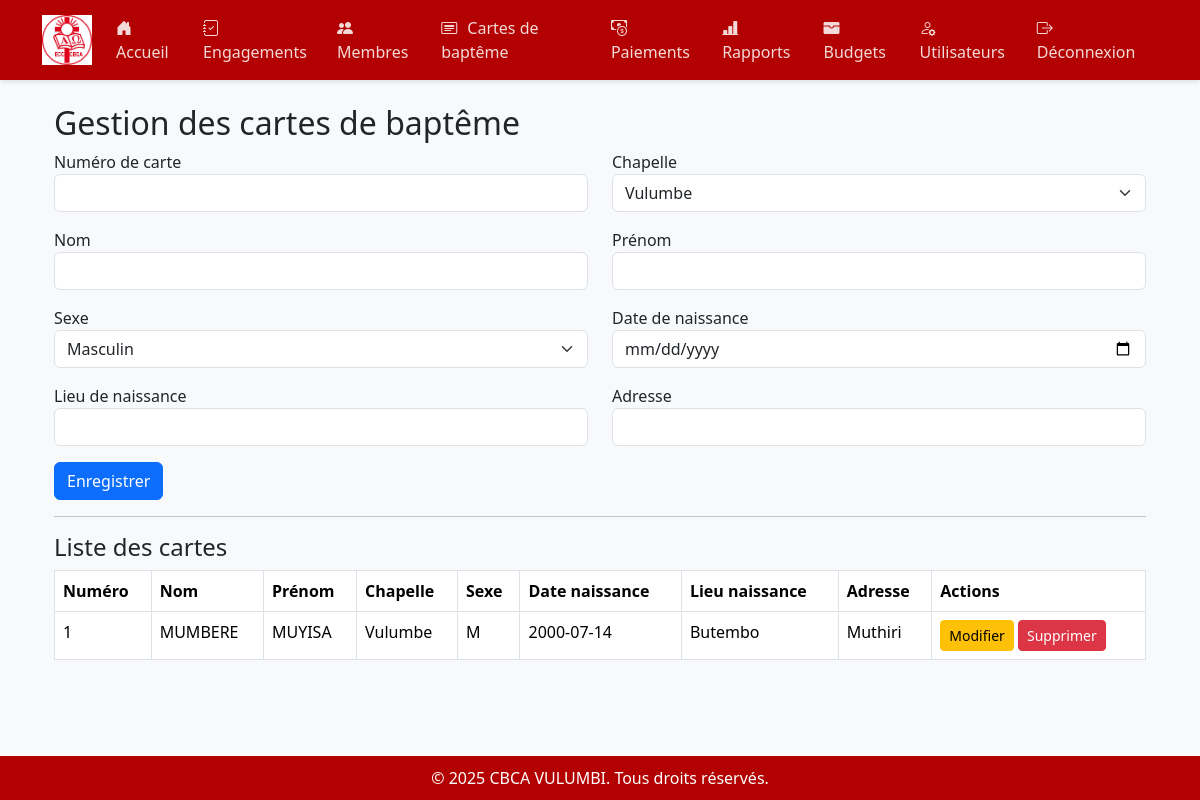
The app's page /cartes (signed in) with its own data.
### app/models.py (models this page shows)
class CarteBapteme(db.Model):
    __tablename__ = 'carte_bapteme'
    idcarte = db.Column(db.Integer, primary_key=True)
    numerocarte = db.Column(db.String(50), nullable=False, unique=True)
    chapelle = db.Column(db.String(100), nullable=False)
    nom = db.Column(db.String(100), nullable=False)
    prenom = db.Column(db.String(100), nullable=False)
    sexe = db.Column(db.String(10), nullable=False)
    datenaissance = db.Column(db.Date, nullable=False)
    lieunaissance = db.Column(db.String(100), nullable=False)
    adresse = db.Column(db.String(150), nullable=False)
    chretiens = db.relationship('Chretien', backref='carte_bapteme', lazy=True)

### app/routes.py (the view, shortened to what this page needs)
@main.route('/cartes', methods=['GET', 'POST'])
@login_required
def cartes():
    form = CarteBaptemeForm()
    cartes = CarteBapteme.query.all()
    return render_template('cartes.html', form=form, cartes=cartes)

### app/forms.py
class CarteBaptemeForm(FlaskForm):
    numerocarte = StringField('Numéro de carte', validators=[DataRequired()])
    chapelle = SelectField('Chapelle', choices=[
        ('Vulumbe', 'Vulumbe'),
        ('Kisima', 'Kisima'),
        ('Autre', 'Autre')
    ], validators=[DataRequired()])
    nom = StringField('Nom', validators=[DataRequired()])
    prenom = StringField('Prénom', validators=[DataRequired()])
    sexe = SelectField('Sexe', choices=[
        ('M', 'Masculin'),
        ('F', 'Féminin')
    ], validators=[DataRequired()])
    datenaissance = DateField('Date de naissance', validators=[DataRequired()], format='%Y-%m-%d')
    lieunaissance = StringField('Lieu de naissance', validators=[DataRequired()])
    adresse = StringField('Adresse', validators=[DataRequired()])
    submit = SubmitField('Enregistrer')

### app/__init__.py (called while the page is built)
@login_manager.user_loader
def load_user(user_id):
    return Utilisateur.query.get(int(user_id))

def create_app():
    app = Flask(__name__)
    app.config['SECRET_KEY'] = 'cbca-vulumbi-secret-key'
    app.config['SQLALCHEMY_DATABASE_URI'] = 'sqlite:///cbca.db'
    db.init_app(app)
    login_manager.init_app(app)
    migrate = Migrate(app, db)
    from .routes import main
    app.register_blueprint(main)
    @app.context_processor
    def inject_now():
        return {'now': datetime.now()}
    login_manager.login_view = 'main.login'
    return app

### app/templates/cartes.html (shortened to what this page needs)
{% extends "base.html" %}
{% block content %}
<div class="container mt-4">
    <h2>Gestion des cartes de baptême</h2>
    <form method="POST">
        <div class="row">
            <div class="col-md-6 mb-3">{{ form.numerocarte.label }}{{ form.numerocarte(class="form-control") }}</div>
            <div class="col-md-6 mb-3">{{ form.chapelle.label }}{{ form.chapelle(class="form-select") }}</div>
            <div class="col-md-6 mb-3">{{ form.nom.label }}{{ form.nom(class="form-control") }}</div>
            <div class="col-md-6 mb-3">{{ form.prenom.label }}{{ form.prenom(class="form-control") }}</div>
            <div class="col-md-6 mb-3">{{ form.sexe.label }}{{ form.sexe(class="form-select") }}</div>
            <div class="col-md-6 mb-3">{{ form.datenaissance.label }}{{ form.datenaissance(class="form-control") }}</div>
            <div class="col-md-6 mb-3">{{ form.lieunaissance.label }}{{ form.lieunaissance(class="form-control") }}</div>
            <div class="col-md-6 mb-3">{{ form.adresse.label }}{{ form.adresse(class="form-control") }}</div>
        </div>
        {{ form.submit(class="btn btn-primary") }}
    </form>
    <hr>
    <h4>Liste des cartes</h4>
    <table class="table table-bordered">
        <thead>
            <tr>
                <th>Numéro</th>
                <th>Nom</th>
                <th>Prénom</th>
                <th>Chapelle</th>
                <th>Sexe</th>
                <th>Date naissance</th>
                <th>Lieu naissance</th>
                <th>Adresse</th>
                <th>Actions</th>
            </tr>
        </thead>
        <tbody>
            {% for carte in cartes %}
            <tr>
                <td>{{ carte.numerocarte }}</td>
                <td>{{ carte.nom }}</td>
                <td>{{ carte.prenom }}</td>
                <td>{{ carte.chapelle }}</td>
                <td>{{ carte.sexe }}</td>
                <td>{{ carte.datenaissance }}</td>
                <td>{{ carte.lieunaissance }}</td>
                <td>{{ carte.adresse }}</td>
                <td>
                    <button class="btn btn-sm btn-warning" data-bs-toggle="modal" data-bs-target="#editModal{{ carte.idcarte }}">Modifier</button>
                    <button class="btn btn-sm btn-danger" data-bs-toggle="modal" data-bs-target="#deleteModal{{ carte.idcarte }}">Supprimer</button>
                </td>
            </tr>
            {% endfor %}
        </tbody>
    </table>
</div>
{% endblock %}

### app/templates/base.html (style rules this page uses)
body { font-family: 'Segoe UI', sans-serif; background-color: #f8f9fa; padding-bottom: 60px; }

### records on screen
CarteBapteme: numerocarte "1", nom "MUMBERE", prenom "MUYISA", chapelle "Vulumbe", sexe "M", datenaissance "2000-07-14", lieunaissance "Butembo", adresse "Muthiri"
